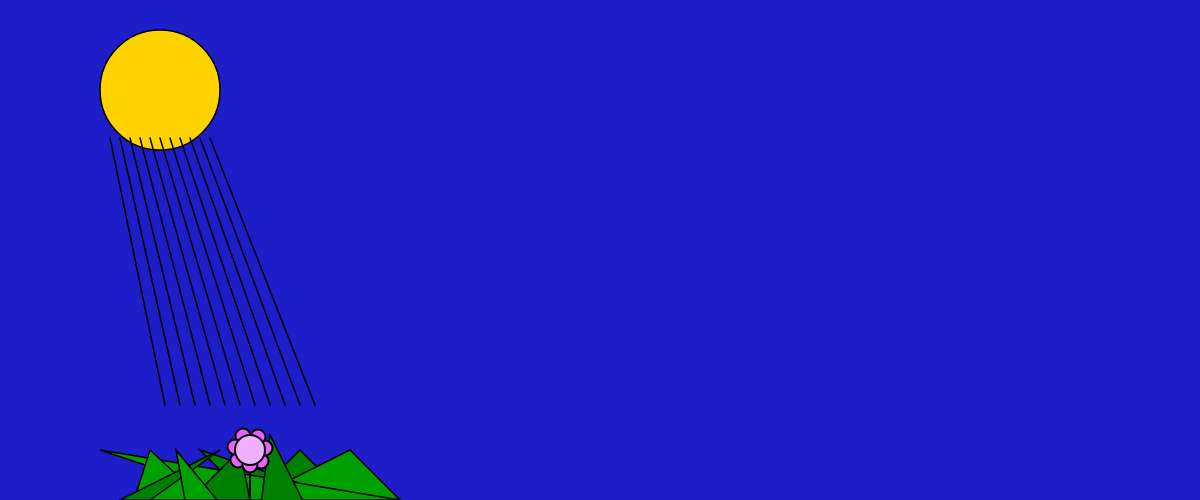
Frame 1 (no input)
Frame 60 (no input): identical to frame 1, image omitted
Frame 120 (the mouse pressed at the canvas centre since frame 60): identical to frame 1, image omitted

The p5.js sketch that drew this single still picture (run headless with seeded random() and noise() and a simulated clock; from frame 60 on, the mouse is pressed at the canvas centre):

// p5.js sketch
// ── sketch.js

function setup() {
  createCanvas(windowWidth, 500);
}

function draw() {
background(30,30,200);
strokeWeight(1.5);
//sun
fill(255, 210, 0);
ellipse( 160, 90, 120, 120);
//sun rays
for( let x = 110; x < 220; x += 10 ){
  line(x, 138, 1.5*x, 405);
}

//grass
  fill(0,128,0);
    triangle( 350, 500, 250, 500, 300, 450 );
  fill(0,160,0);
    triangle( 400, 500, 250, 500, 350, 450 );
  fill(0,128,0);
    triangle( 350, 500, 250, 500, 200, 450 );
  fill(0,160,0);
    triangle( 400, 500, 250, 500, 100, 450 );
  fill(0,128,0);
    triangle( 250, 500, 190, 500, 240, 450 );
  fill(0,160,0);
    triangle( 204, 500, 134, 500, 150, 450 );
  fill(0,128,0);
    triangle( 150, 500, 120, 500, 220, 450 );
  fill(0,160,0);
    triangle( 185, 500, 217, 500, 176, 450 );
  fill(0,128,0);
    triangle( 310, 515, 260, 511, 270, 435 );

push();
//flower stem
  strokeWeight(2);
    line(250, 450, 250, 500);

  // flower petals
push();
fill(230,100,250);
ellipse(261, 461, 15, 15);

fill(230,100,250);
ellipse(238, 460, 15, 15);

fill(230,100,250);
ellipse(250, 465, 15, 15);

fill(230,100,250);
ellipse(265, 448, 15, 15);

fill(230,100,250);
ellipse(258, 437, 15, 15);

fill(230,100,250);
ellipse(243, 436, 15, 15);

fill(230,100,250);
ellipse(235, 447, 15, 15);

push();
  // flower center
fill(240, 175, 255);
ellipse(250, 450, 30, 30);


pop();
}
